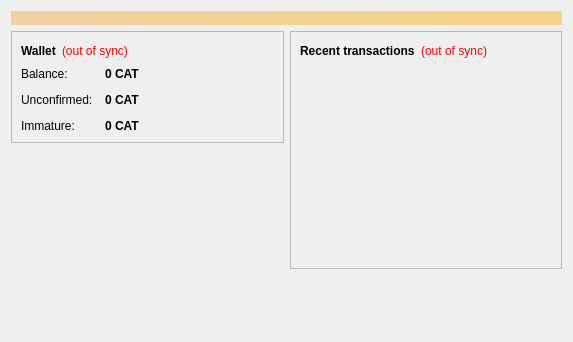
<?xml version="1.0" encoding="UTF-8"?>
<ui version="4.0">
 <class>OverviewPage</class>
 <widget class="QWidget" name="OverviewPage">
  <property name="geometry">
   <rect>
    <x>0</x>
    <y>0</y>
    <width>573</width>
    <height>342</height>
   </rect>
  </property>
  <property name="windowTitle">
   <string>Form</string>
  </property>
  <layout class="QVBoxLayout" name="topLayout">
   <item>
    <widget class="QLabel" name="labelAlerts">
     <property name="visible">
      <bool>false</bool>
     </property>
     <property name="styleSheet">
      <string notr="true">background-color: qlineargradient(x1: 0, y1: 0, x2: 1, y2: 0, stop:0 #F0D0A0, stop:1 #F8D488); color:#000000;</string>
     </property>
     <property name="wordWrap">
      <bool>true</bool>
     </property>
     <property name="margin">
      <number>3</number>
     </property>
    </widget>
   </item>
   <item>
    <layout class="QHBoxLayout" name="horizontalLayout" stretch="1,1">
     <item>
      <layout class="QVBoxLayout" name="verticalLayout_2">
       <item>
        <widget class="QFrame" name="frame">
         <property name="frameShape">
          <enum>QFrame::StyledPanel</enum>
         </property>
         <property name="frameShadow">
          <enum>QFrame::Raised</enum>
         </property>
         <layout class="QVBoxLayout" name="verticalLayout_4">
          <item>
           <layout class="QHBoxLayout" name="horizontalLayout_4">
            <item>
             <widget class="QLabel" name="label_5">
              <property name="font">
               <font>
                <weight>75</weight>
                <bold>true</bold>
               </font>
              </property>
              <property name="text">
               <string>Wallet</string>
              </property>
             </widget>
            </item>
            <item>
             <widget class="QLabel" name="labelWalletStatus">
              <property name="toolTip">
               <string>The displayed information may be out of date. Your wallet automatically synchronizes with the Catcoin network after a connection is established, but this process has not completed yet.</string>
              </property>
              <property name="styleSheet">
               <string notr="true">QLabel { color: red; }</string>
              </property>
              <property name="text">
               <string notr="true">(out of sync)</string>
              </property>
              <property name="alignment">
               <set>Qt::AlignLeading|Qt::AlignLeft|Qt::AlignVCenter</set>
              </property>
             </widget>
            </item>
            <item>
             <spacer name="horizontalSpacer_2">
              <property name="orientation">
               <enum>Qt::Horizontal</enum>
              </property>
              <property name="sizeHint" stdset="0">
               <size>
                <width>40</width>
                <height>20</height>
               </size>
              </property>
             </spacer>
            </item>
           </layout>
          </item>
          <item>
           <layout class="QFormLayout" name="formLayout_2">
            <property name="fieldGrowthPolicy">
             <enum>QFormLayout::AllNonFixedFieldsGrow</enum>
            </property>
            <property name="horizontalSpacing">
             <number>12</number>
            </property>
            <property name="verticalSpacing">
             <number>12</number>
            </property>
            <item row="0" column="0">
             <widget class="QLabel" name="label">
              <property name="text">
               <string>Balance:</string>
              </property>
             </widget>
            </item>
            <item row="0" column="1">
             <widget class="QLabel" name="labelBalance">
              <property name="font">
               <font>
                <weight>75</weight>
                <bold>true</bold>
               </font>
              </property>
              <property name="cursor">
               <cursorShape>IBeamCursor</cursorShape>
              </property>
              <property name="toolTip">
               <string>Your current balance</string>
              </property>
              <property name="text">
               <string notr="true">0 CAT</string>
              </property>
              <property name="textInteractionFlags">
               <set>Qt::LinksAccessibleByMouse|Qt::TextSelectableByKeyboard|Qt::TextSelectableByMouse</set>
              </property>
             </widget>
            </item>
            <item row="1" column="0">
             <widget class="QLabel" name="label_3">
              <property name="text">
               <string>Unconfirmed:</string>
              </property>
             </widget>
            </item>
            <item row="1" column="1">
             <widget class="QLabel" name="labelUnconfirmed">
              <property name="font">
               <font>
                <weight>75</weight>
                <bold>true</bold>
               </font>
              </property>
              <property name="cursor">
               <cursorShape>IBeamCursor</cursorShape>
              </property>
              <property name="toolTip">
               <string>Total of transactions that have yet to be confirmed, and do not yet count toward the current balance</string>
              </property>
              <property name="text">
               <string notr="true">0 CAT</string>
              </property>
              <property name="textInteractionFlags">
               <set>Qt::LinksAccessibleByMouse|Qt::TextSelectableByKeyboard|Qt::TextSelectableByMouse</set>
              </property>
             </widget>
            </item>
            <item row="2" column="0">
             <widget class="QLabel" name="labelImmatureText">
              <property name="text">
               <string>Immature:</string>
              </property>
             </widget>
            </item>
            <item row="2" column="1">
             <widget class="QLabel" name="labelImmature">
              <property name="font">
               <font>
                <weight>75</weight>
                <bold>true</bold>
               </font>
              </property>
              <property name="toolTip">
               <string>Mined balance that has not yet matured</string>
              </property>
              <property name="text">
               <string notr="true">0 CAT</string>
              </property>
              <property name="textInteractionFlags">
               <set>Qt::LinksAccessibleByMouse|Qt::TextSelectableByKeyboard|Qt::TextSelectableByMouse</set>
              </property>
             </widget>
            </item>
           </layout>
          </item>
         </layout>
        </widget>
       </item>
       <item>
        <spacer name="verticalSpacer">
         <property name="orientation">
          <enum>Qt::Vertical</enum>
         </property>
         <property name="sizeHint" stdset="0">
          <size>
           <width>20</width>
           <height>40</height>
          </size>
         </property>
        </spacer>
       </item>
      </layout>
     </item>
     <item>
      <layout class="QVBoxLayout" name="verticalLayout_3">
       <item>
        <widget class="QFrame" name="frame_2">
         <property name="frameShape">
          <enum>QFrame::StyledPanel</enum>
         </property>
         <property name="frameShadow">
          <enum>QFrame::Raised</enum>
         </property>
         <layout class="QVBoxLayout" name="verticalLayout">
          <item>
           <layout class="QHBoxLayout" name="horizontalLayout_2">
            <item>
             <widget class="QLabel" name="label_4">
              <property name="text">
               <string>&lt;b&gt;Recent transactions&lt;/b&gt;</string>
              </property>
             </widget>
            </item>
            <item>
             <widget class="QLabel" name="labelTransactionsStatus">
              <property name="toolTip">
               <string>The displayed information may be out of date. Your wallet automatically synchronizes with the Catcoin network after a connection is established, but this process has not completed yet.</string>
              </property>
              <property name="styleSheet">
               <string notr="true">QLabel { color: red; }</string>
              </property>
              <property name="text">
               <string notr="true">(out of sync)</string>
              </property>
              <property name="alignment">
               <set>Qt::AlignRight|Qt::AlignTrailing|Qt::AlignVCenter</set>
              </property>
             </widget>
            </item>
            <item>
             <spacer name="horizontalSpacer">
              <property name="orientation">
               <enum>Qt::Horizontal</enum>
              </property>
              <property name="sizeHint" stdset="0">
               <size>
                <width>40</width>
                <height>20</height>
               </size>
              </property>
             </spacer>
            </item>
           </layout>
          </item>
          <item>
           <widget class="QListView" name="listTransactions">
            <property name="styleSheet">
             <string notr="true">QListView { background: transparent; }</string>
            </property>
            <property name="frameShape">
             <enum>QFrame::NoFrame</enum>
            </property>
            <property name="verticalScrollBarPolicy">
             <enum>Qt::ScrollBarAlwaysOff</enum>
            </property>
            <property name="horizontalScrollBarPolicy">
             <enum>Qt::ScrollBarAlwaysOff</enum>
            </property>
            <property name="selectionMode">
             <enum>QAbstractItemView::NoSelection</enum>
            </property>
           </widget>
          </item>
         </layout>
        </widget>
       </item>
       <item>
        <spacer name="verticalSpacer_2">
         <property name="orientation">
          <enum>Qt::Vertical</enum>
         </property>
         <property name="sizeHint" stdset="0">
          <size>
           <width>20</width>
           <height>40</height>
          </size>
         </property>
        </spacer>
       </item>
      </layout>
     </item>
    </layout>
   </item>
  </layout>
 </widget>
 <resources/>
 <connections/>
</ui>
